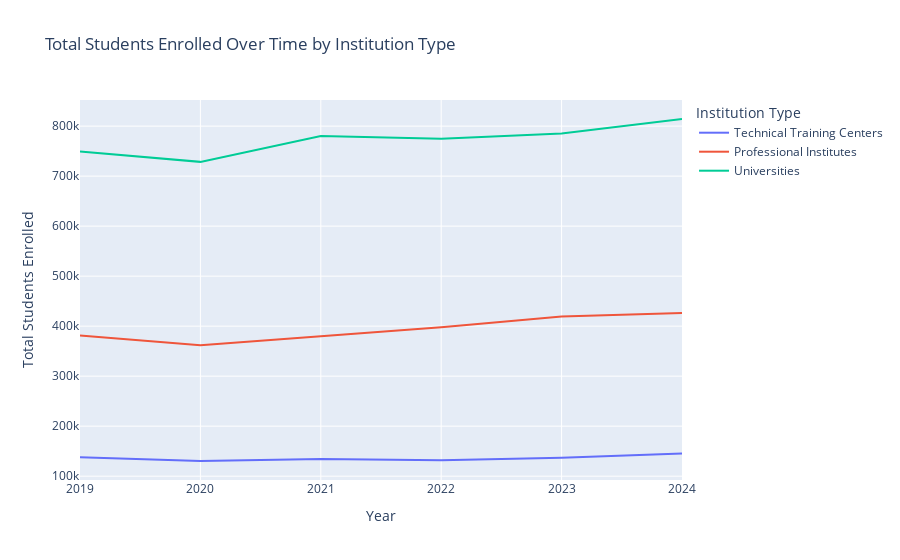

The cell this chart's notebook holds for it:
### Code cell
fig3 = px.line(
    typeofinstitution,
    x='Year',
    y='Count',
    color='Institution Type_1',
    title='Total Students Enrolled Over Time by Institution Type',
    labels={'year': 'Year', 'Count': 'Total Students Enrolled', 'Institution Type_1':'Institution Type'})
fig3

### Figure 1 — Plotly figure (JSON) as saved in the notebook; plotly's stock layout.template omitted (floating-point values rounded to 4 significant figures)
{"data": [{"hovertemplate": "Institution Type=Technical Training Centers<br>Year=%{x}<br>Total Students Enrolled=%{y}<extra></extra>", "legendgroup": "Technical Training Centers", "line": {"color": "#636efa", "dash": "solid"}, "marker": {"symbol": "circle"}, "mode": "lines", "name": "Technical Training Centers", "orientation": "v", "showlegend": true, "type": "scatter", "x": [2019, 2020, 2021, 2022, 2023, 2024], "xaxis": "x", "y": [137928, 130346, 134475, 131739, 136730, 145230], "yaxis": "y"}, {"hovertemplate": "Institution Type=Professional Institutes<br>Year=%{x}<br>Total Students Enrolled=%{y}<extra></extra>", "legendgroup": "Professional Institutes", "line": {"color": "#EF553B", "dash": "solid"}, "marker": {"symbol": "circle"}, "mode": "lines", "name": "Professional Institutes", "orientation": "v", "showlegend": true, "type": "scatter", "x": [2019, 2020, 2021, 2022, 2023, 2024], "xaxis": "x", "y": [381412, 362030, 379838, 397705, 419431, 426334], "yaxis": "y"}, {"hovertemplate": "Institution Type=Universities<br>Year=%{x}<br>Total Students Enrolled=%{y}<extra></extra>", "legendgroup": "Universities", "line": {"color": "#00cc96", "dash": "solid"}, "marker": {"symbol": "circle"}, "mode": "lines", "name": "Universities", "orientation": "v", "showlegend": true, "type": "scatter", "x": [2019, 2020, 2021, 2022, 2023, 2024], "xaxis": "x", "y": [749143, 728522, 780386, 774688, 785272, 814250], "yaxis": "y"}], "layout": {"autosize": true, "legend": {"title": {"text": "Institution Type"}, "tracegroupgap": 0}, "title": {"text": "Total Students Enrolled Over Time by Institution Type"}, "xaxis": {"anchor": "y", "autorange": true, "domain": [0, 1], "range": [2019, 2024], "title": {"text": "Year"}, "type": "linear"}, "yaxis": {"anchor": "x", "autorange": true, "domain": [0, 1], "range": [92350.0, 852200.0], "title": {"text": "Total Students Enrolled"}, "type": "linear"}}}
